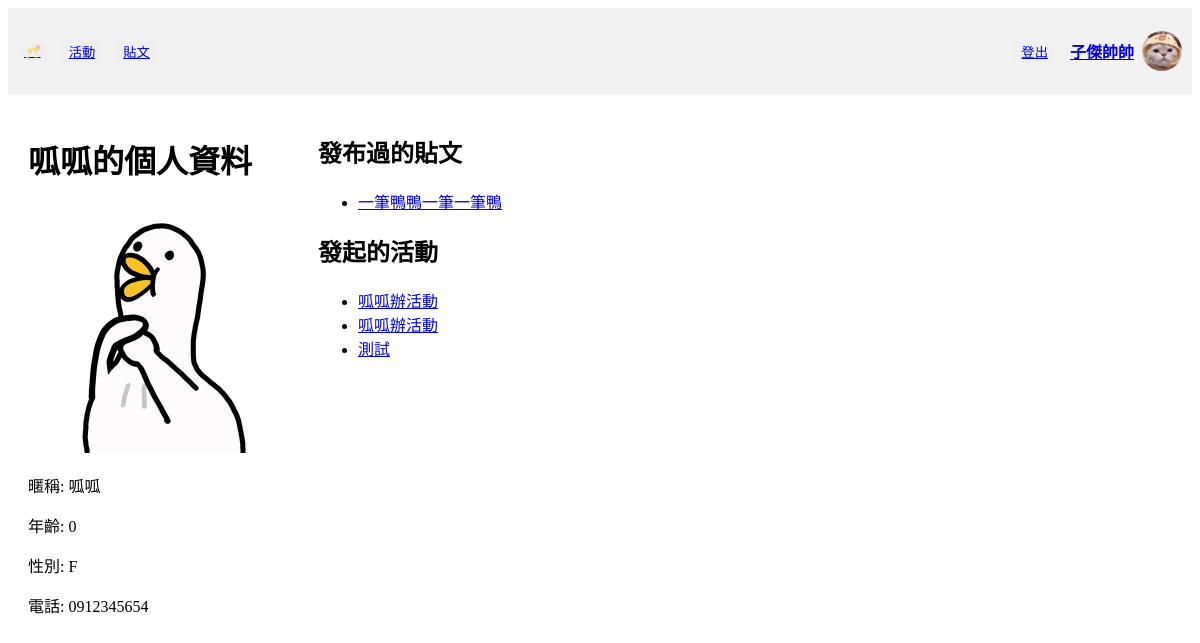
The app's page /user/info/4 (signed in), older data.
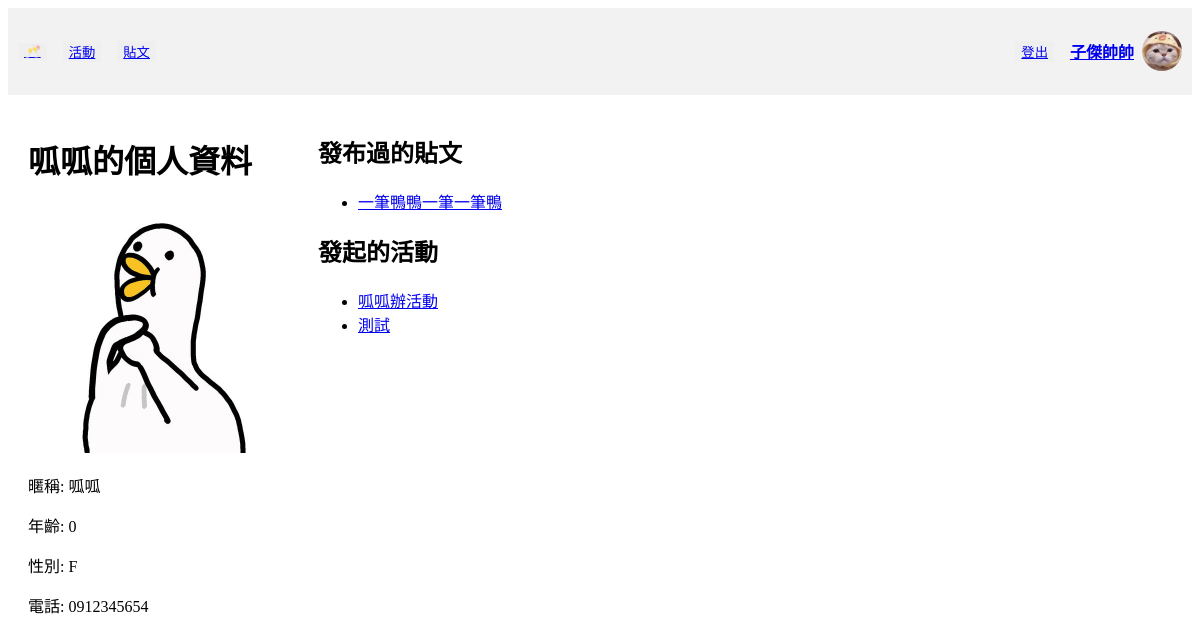
The same page, newer data.
### tables this page shows
CREATE TABLE "User" (
	"userID"	INTEGER,
	"password"	VARCHAR(10),
	"nickname"	VARCHAR(10) NOT NULL,
	"gender"	VARCHAR(1) NOT NULL,
	"birth"	TEXT,
	"cellphone"	VARCHAR(10),
	"email"	TEXT UNIQUE,
	"image" TEXT,
	PRIMARY KEY("userID" AUTOINCREMENT)
);

CREATE TABLE "Post" (
	"postID"	INTEGER,
	"postUserID"	INTEGER,
	"postTime"	TEXT,
	"postTitle"	TEXT,
	"postContent"	TEXT,
	"postView"	INT,
	FOREIGN KEY("postUserID") REFERENCES "User"("userID"),
	PRIMARY KEY("postID" AUTOINCREMENT)
);

CREATE TABLE "Activity" (
	"activityID"	VARCHAR(36),
	"title"	VARCHAR(10),
	"time"	TEXT,
	"area"	TEXT,
	"location"	TEXT,
	"category"	TEXT,
	"peopleLimited"	INTEGER,
	"fee"	INTEGER,
	"expireDate"	TEXT,
	"organizerUserID"	INTEGER,
	"Intro"	VARCHAR(50),
	"createTime"	TEXT,
	FOREIGN KEY("organizerUserID") REFERENCES "User"("userID"),
	PRIMARY KEY("activityID")
);

### crud/crudUser.py (the view)
@user_bp.route("/info/<int:userID>")
def info(userID):
    now_year = datetime.now().strftime("%Y")
    origin_user = session["userID"]
    con = sql.connect("funCrew_db.db")
    cur = con.cursor()
    cur.execute("SELECT nickname FROM User WHERE userID=?", (origin_user,))
    origin_username = cur.fetchone()[0]
    cur.execute("SELECT cellphone,gender, birth FROM User WHERE userID=?", (userID,))
    cellphone, gender, birth = cur.fetchone()
    cur.execute(
        "SELECT Avg(Participant.score) FROM Participant, Activity WHERE organizerUserID=? AND participantActivityID=activityID",
        (userID,),
    )
    score = cur.fetchone()[0]
    cur.execute("SELECT image FROM User WHERE userID=?", (userID,))
    user_image = cur.fetchone()
    cur.execute(
        "SELECT strftime('%Y', birth) AS birth_year FROM User WHERE userID=?", (userID,)
    )
    birth_year = cur.fetchall()[0]
    cur.execute("SELECT image FROM User WHERE userID=?", (origin_user,))
    origin_user_image = cur.fetchone()
    cur.execute(
        "SELECT postID, postTitle FROM Post WHERE postUserID=? ORDER BY postTime DESC LIMIT 3",
        (userID,),
    )
    posts = cur.fetchall()
    cur.execute("SELECT * FROM Activity WHERE organizerUserID=?", (userID,))
    activities = cur.fetchall()
    return render_template(
        "Info.html",
        nickname=get_nickname(userID),
        score=score,
        gender=gender,
        birth=birth,
        cellphone=cellphone,
        posts=posts,
        activities=activities,
        user_image=user_image,
        user_id=str(userID),
        origin_username=origin_username,
        origin_user_image=origin_user_image,
        now_year=int(now_year),
        birth_year=int(birth_year[0]),
    )

### crud/crudUser.py (called while the page is built)
def get_nickname(userID):
    con = sql.connect("funCrew_db.db")
    cur = con.cursor()
    cur.execute("SELECT nickname FROM User WHERE userID=?", (userID,))
    nickname = cur.fetchone()[0]
    con.close()
    return nickname

### templates/Info.html (shortened to what this page needs)
<!DOCTYPE html>
<html>
<head>
</head>
<body>
    <div class="header">
        <div class="header-left">
            <button class="button"><a href="/home"> 🥂 </a></button>
            <button class="button"><a href="/activity/activities/signingUp">活動</a></button>
            <button class="button"><a href="/post/posts/newest">貼文</a></button>
        </div>
        <div class="header-right">
            <button class="button"><a href="/user/logout">登出</a></button>
            <div class="user-info">
                <h4><a href="/user/personalInfo">{{ origin_username }}</a></h4></button>
                <img src="{{ url_for('static', filename='images/avatars/' + origin_user_image[0]) }}" alt="大頭貼">
            </div>
        </div>
    </div>
    <div class="container">
        <div class="left-column">
            <h1>{{ nickname }}的個人資料</h1>
            <img class="profile-picture" src="{{ url_for('static', filename='images/avatars/' + user_image[0]) }}"
                alt="個人照片" />
            <p>暱稱: {{ nickname }}</p>
            <p>年齡: {{ now_year-birth_year }}</p>
            <p>性別: {{ gender }}</p>
            <p>電話: {{ cellphone }}</p>
        </div>
        <div class="right-column">
            <h2>發布過的貼文</h2>
            <ul>
                {% for post in posts %}
                <li><a href="/post/posts/{{ post[0] }}">{{ post[1] }}</a></li>
                {% endfor %}
            </ul>
            <h2>發起的活動</h2>
            <ul>
                {% for activity in activities %}
                <li><a href="/activity/activities/activity_detail/{{activity[0]}}">{{ activity[1] }}</a></li>
                {% endfor %}
            </ul>
        </div>
    </div>
</body>
</html>

### templates/Info.html (style rules this page uses)
.header { display: flex; justify-content: space-between; align-items: center; padding: 10px; background-color: #f2f2f2; }
.header-left { display: flex; align-items: center; }
.header-right { display: flex; align-items: center; }
.button { margin-right: 16px; border: none; }
.user-info { display: flex; align-items: center; }
.user-info h4 { margin-right: 8px; }
.user-info img { width: 40px; height: 40px; border-radius: 50%; object-fit: cover; }
.profile-picture { width: 250px; height: 250px; object-fit: cover; }
.container { display: flex; justify-content: flex-start; }
.left-column { padding: 20px; }
.right-column { padding: 20px; }

Row changes from the older to the newer data that the page shows:
removed Activity: title "呱呱辦活動"
